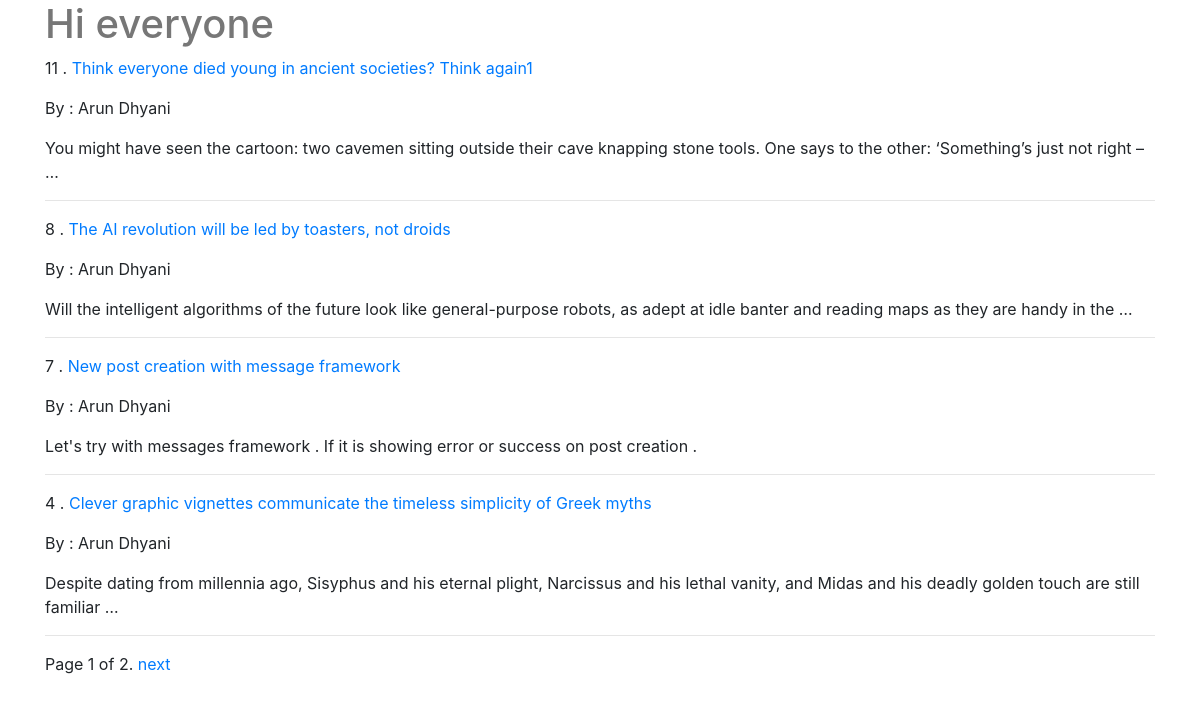
/posts/, run on the app's committed database.
### posts/models.py (models this page shows, shortened)
class Post(models.Model) :
            user = models.ForeignKey(global_settings.AUTH_USER_MODEL,default=1)
            title = models.CharField(max_length = 150)
            image = models.ImageField(upload_to=upload_location,null=True,blank=True,height_field = 'height_field' ,width_field = 'width_field')
            height_field = models.IntegerField(default = 0)
            width_field = models.IntegerField(default = 0)
            content = models.TextField()
            timestamp = models.DateTimeField(auto_now = False,auto_now_add = True)
            update = models.DateTimeField(auto_now = True,auto_now_add = False)
            draft = models.BooleanField(default = False)
            publish = models.DateField(auto_now = False,auto_now_add=False)
            def get_absolute_url(self):
                return reverse("posts:postdetail",kwargs={"id":self.id})
            class Meta :
                ordering = ["-timestamp",]

### posts/views.py (the view)
def post_list(request): #list items
    posts_list = Post.objects.all().order_by("-timestamp")
    paginator = Paginator(posts_list, 4) # Show 25 contacts per page
    page_var = "page"
    page = request.GET.get(page_var)
    try:
        objects_list = paginator.page(page)
    except PageNotAnInteger :
        objects_list = paginator.page(1)
    except EmptyPage :
        objects_list = paginator.page(paginator.num_pages)
    context = {
            "objects_list" : objects_list,
            "title" :  "List",
            "page_var" : page_var
            }
    return render(request, "post_list.html", context)

### templates/post_list.html (shortened to what this page needs)
{% extends "base.html" %}
{% block content %}
	<h1> Hi everyone</h1>
	{%for obj in objects_list%}
		<p>{{obj.id}} . <a href= {{obj.get_absolute_url}}>{{obj.title}}</a></p>
		{% if obj.user.get_full_name %}
			<p> By : {{ obj.user.get_full_name }}</p>
		{% endif %}
		<p>{{obj.content | truncatewords:25 }}</p>
		<hr>
	{%endfor%}
	<div class="pagination">
		<span class="step-links">
			<span class="current">
				Page {{ objects_list.number }} of {{ objects_list.paginator.num_pages }}.
			</span>
			{% if objects_list.has_next %}
			<a href="?{{ page_var }}={{ objects_list.next_page_number }}">next</a>        {% endif %}
		</span>
	</div>
{% endblock content %}

### templates/base.html (shortened to what this page needs)
{% load staticfiles %}
<html>
	<head>
			<link rel="stylesheet" href="https://stackpath.bootstrapcdn.com/bootstrap/4.1.2/css/bootstrap.min.css">
			<link rel='stylesheet' href='{% static "/css/base.css" %}'/>
	</head>
	<body>
		<div class='container'>
			{% block content %}
			{% endblock content %}
		</div>
	</body>
</html>

### static/css/base.css (style rules this page uses)
h1 { color : #777777; }

### data on the page
Post: id "11", title "Think everyone died young in ancient societies? Think again1", user.get_full_name "Arun Dhyani", content "You might have seen the cartoon: two cavemen sitting outside their cave knapping stone tools. One says to the other: ‘Something’s just not right – …"
Post: id "8", title "The AI revolution will be led by toasters, not droids", user.get_full_name "Arun Dhyani", content "Will the intelligent algorithms of the future look like general-purpose robots, as adept at idle banter and reading maps as they are handy in the …"
Post: id "7", title "New post creation with message framework", user.get_full_name "Arun Dhyani", content "Let's try with messages framework . If it is showing error or success on post creation ."
Post: id "4", title "Clever graphic vignettes communicate the timeless simplicity of Greek myths", user.get_full_name "Arun Dhyani", content "Despite dating from millennia ago, Sisyphus and his eternal plight, Narcissus and his lethal vanity, and Midas and his deadly golden touch are still familiar …"

### other printed values
{{ objects_list.number }} "1"
{{ objects_list.paginator.num_pages }} "2"
